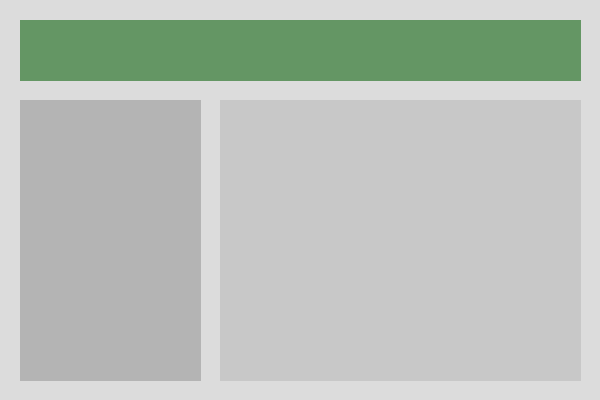
#> input picture examples/example1.png, 600 x 400 px
$ python -i unified_patcher.py   (imports and definitions only)
#> lines starting #> are read from the running program, lines starting #| are printed output that depends on the picture; after the words box and inside, x2 and y2 are one past the last pixel; in counts of white or black regions, pixels touching at a corner belong together
import cv2
import numpy as np
import gradio as gr
import json
import tempfile
import shutil
from pathlib import Path
from typing import List, Tuple, Dict, Any, TypedDict


class Box(TypedDict):
    x: int
    y: int
    width: int
    height: int


class BoxComponent(TypedDict):
    id: int
    type: str
    bbox: Box
    area: int


class SegResult(TypedDict):
    steps: Dict[str, np.ndarray]
    components: List[BoxComponent]
    total_components: int


# --- Unified Segmenter Class ---
class UnifiedSegmenter:
    def __init__(self):
        # Default parameters
        self.min_component_area = 500
        self.max_component_area = 1_000_000
        self.merge_threshold = 20
        self.group_x = 40
        self.group_y = 30
        self.table_aspect_ratio_threshold = 2.0
        self.blur_kernel = 3
        self.adaptive_block_size = 11
        self.adaptive_c = 2
        self.adaptive_method = "gaussian"  # 'mean' or 'gaussian'
        self.morph_op = "close"  # 'dilate', 'erode', 'open', 'close'
        self.morph_kernel = 3
        self.morph_iter = 2
        self.color_ranges = [
            ([40, 50, 50], [80, 255, 255]),  # green
            ([100, 50, 50], [130, 255, 255]),  # blue
            ([0, 0, 100], [180, 30, 200]),  # gray/white
        ]
        self.min_aspect_ratio = 0.2
        self.max_aspect_ratio = 30.0

    def preprocess(self, image: np.ndarray) -> Dict[str, np.ndarray]:
        steps = {}
        # CLAHE
        if len(image.shape) == 3:
            gray = cv2.cvtColor(image, cv2.COLOR_BGR2GRAY)
        else:
            gray = image.copy()
        clahe = cv2.createCLAHE(clipLimit=2.0, tileGridSize=(8, 8))
        enhanced = clahe.apply(gray)
        steps["clahe"] = enhanced.copy()
        # Blur
        if self.blur_kernel > 1:
            blurred = cv2.GaussianBlur(
                enhanced, (self.blur_kernel, self.blur_kernel), 0
            )
        else:
            blurred = enhanced.copy()
        steps["blurred"] = blurred.copy()
        # Adaptive Threshold
        block_size = self.adaptive_block_size
        if block_size % 2 == 0:
            block_size += 1
        if self.adaptive_method == "mean":
            thresh = cv2.adaptiveThreshold(
                blurred,
                255,
                cv2.ADAPTIVE_THRESH_MEAN_C,
                cv2.THRESH_BINARY_INV,
                block_size,
                self.adaptive_c,
            )
        else:
            thresh = cv2.adaptiveThreshold(
                blurred,
                255,
                cv2.ADAPTIVE_THRESH_GAUSSIAN_C,
                cv2.THRESH_BINARY_INV,
                block_size,
                self.adaptive_c,
            )
        steps["adaptive_thresh"] = thresh.copy()
        return steps

    def edge_and_morph(
        self, image: np.ndarray, thresh: np.ndarray
    ) -> Dict[str, np.ndarray]:
        steps = {}
        # Canny Edges
        edges = cv2.Canny(image, 50, 150, apertureSize=3)
        steps["canny"] = edges.copy()
        # Morphological Operation
        kernel = cv2.getStructuringElement(
            cv2.MORPH_RECT, (self.morph_kernel, self.morph_kernel)
        )
        op_map = {
            "dilate": cv2.dilate,
            "erode": cv2.erode,
            "open": lambda img, k, iterations=1: cv2.morphologyEx(
                img, cv2.MORPH_OPEN, k, iterations=iterations
            ),
            "close": lambda img, k, iterations=1: cv2.morphologyEx(
                img, cv2.MORPH_CLOSE, k, iterations=iterations
            ),
        }
        morph = op_map[self.morph_op](
            thresh, kernel, iterations=self.morph_iter)
        steps["morph"] = morph.copy()
        # Combine edges and morph
        combined = cv2.bitwise_or(morph, edges)
        steps["combined"] = combined.copy()

        edge_boxes = self.detect_edge_boxes(steps["combined"])
        edge_components = self.box2component(edge_boxes, steps["combined"])
        vis_box_edge = self.draw_segmentation(
            np.zeros_like(steps["combined"]), edge_components
        )

        steps["boxed_combined"] = vis_box_edge.copy()

        return steps

    def detect_color_regions(
        self, image: np.ndarray
    ) -> Tuple[Dict[str, np.ndarray], List[Tuple[int, int, int, int]]]:
        hsv = cv2.cvtColor(image, cv2.COLOR_BGR2HSV)
        mask_total = np.zeros(hsv.shape[:2], dtype=np.uint8)
        all_regions = []
        for lower, upper in self.color_ranges:
            lower, upper = np.array(lower, dtype=np.uint8), np.array(
                upper, dtype=np.uint8
            )
            mask = cv2.inRange(hsv, lower, upper)
            kernel = cv2.getStructuringElement(
                cv2.MORPH_RECT, (self.morph_kernel, self.morph_kernel)
            )
            mask = cv2.morphologyEx(
                mask, cv2.MORPH_CLOSE, kernel, iterations=self.morph_iter
            )
            mask = cv2.morphologyEx(
                mask, cv2.MORPH_OPEN, kernel, iterations=self.morph_iter
            )
            mask_total = cv2.bitwise_or(mask_total, mask)
            contours, _ = cv2.findContours(
                mask, cv2.RETR_EXTERNAL, cv2.CHAIN_APPROX_SIMPLE
            )
            for contour in contours:
                area = cv2.contourArea(contour)
                if area > self.min_component_area:
                    x, y, w, h = cv2.boundingRect(contour)
                    if w > 20 and h > 10:
                        all_regions.append((x, y, w, h))

        steps = {}
        color_components = self.box2component(all_regions, image)
        vis_box_color = self.draw_segmentation(
            np.zeros_like(image), color_components)

        steps["color_mask"] = mask_total
        steps["boxed_color"] = vis_box_color.copy()

        return steps, all_regions

    def detect_edge_boxes(self, im: np.ndarray) -> List[Tuple[int, int, int, int]]:
        contours, _ = cv2.findContours(
            im, cv2.RETR_EXTERNAL, cv2.CHAIN_APPROX_SIMPLE)
        edge_boxes = [
            cv2.boundingRect(c)
            for c in contours
            if cv2.contourArea(c) > self.min_component_area
        ]
        return edge_boxes

    def find_components(
        self,
        all_boxes: List[Tuple[int, int, int, int]],
        image_shape,
    ) -> List[Tuple[int, int, int, int]]:
        # Filter by area and aspect ratio
        filtered = []
        for x, y, w, h in all_boxes:
            area = w * h
            aspect = w / h if h > 0 else 0
            if (
                self.min_component_area <= area <= self.max_component_area
                and self.min_aspect_ratio <= aspect <= self.max_aspect_ratio
                and w > 10
                and h > 10
                and x >= 0
                and y >= 0
                and x + w <= image_shape[1]
                and y + h <= image_shape[0]
            ):
                filtered.append((x, y, w, h))
        return self.merge_boxes(filtered)

    def merge_boxes(
        self, boxes: List[Tuple[int, int, int, int]]
    ) -> List[Tuple[int, int, int, int]]:
        if not boxes:
            return []
        merged = [box for box in boxes]
        changed = True
        while changed:
            changed = False
            new_merged = []
            skip = set()
            for i, box1 in enumerate(merged):
                if i in skip:
                    continue
                x1, y1, w1, h1 = box1
                merged_this = False
                for j, box2 in enumerate(merged):
                    if i >= j or j in skip:
                        continue
                    x2, y2, w2, h2 = box2
                    # Single merge threshold
                    if (
                        abs(x1 - x2) < self.merge_threshold
                        and abs(y1 - y2) < self.merge_threshold
                    ) or (abs(x1 - x2) < self.group_x and abs(y1 - y2) < self.group_y):
                        nx1, ny1 = min(x1, x2), min(y1, y2)
                        nx2, ny2 = max(x1 + w1, x2 + w2), max(y1 + h1, y2 + h2)
                        new_merged.append((nx1, ny1, nx2 - nx1, ny2 - ny1))
                        skip.add(j)
                        merged_this = True
                        changed = True
                        break
                if not merged_this:
                    new_merged.append(box1)
            merged = new_merged
        return merged

    def classify_component(
        self, box: Tuple[int, int, int, int], image: np.ndarray
    ) -> str:
        x, y, w, h = box
        aspect = w / h if h > 0 else 0
        if aspect > self.table_aspect_ratio_threshold and h > 100:
            return "table"
        elif aspect > 3 and h < 50:
            return "toolbar"
        elif w > 200 and h > 150:
            return "form_panel"
        elif aspect < 0.5 and w < 100:
            return "sidebar"
        elif h < 100 and w > 100:
            return "input_group"
        else:
            return "component"

    def segment(self, image: np.ndarray) -> SegResult:
        steps = {}
        steps_pre = self.preprocess(image)
        steps.update(steps_pre)
        steps_edge = self.edge_and_morph(
            steps_pre["clahe"], steps_pre["adaptive_thresh"]
        )
        steps.update(steps_edge)
        steps_color, color_boxes = self.detect_color_regions(image)
        steps.update(steps_color)

        edge_boxes = self.detect_edge_boxes(steps_edge["combined"])
        all_boxes = edge_boxes + color_boxes
        boxes = self.find_components(all_boxes, image.shape)

        components = self.box2component(boxes, image)
        components.sort(
            key=lambda c: (-c["area"], c["bbox"]["y"], c["bbox"]["x"]))

        return {
            "steps": steps,
            "components": components,
            "total_components": len(components),
        }

    def box2component(
        self, boxes: List[Tuple[int, int, int, int]], image: np.ndarray
    ) -> List[BoxComponent]:
        # Compose metadata
        components: List[BoxComponent] = []
        for i, box in enumerate(boxes):
            x, y, w, h = box
            comp_type = self.classify_component(box, image)
            components.append(
                {
                    "id": i,
                    "type": comp_type,
                    "bbox": {
                        "x": int(x),
                        "y": int(y),
                        "width": int(w),
                        "height": int(h),
                    },
                    "area": int(w * h),
                }
            )
        return components

    def draw_segmentation(
        self, image: np.ndarray, components: List[BoxComponent]
    ) -> np.ndarray:
        vis = image.copy()
        is_gray = len(vis.shape) == 2
        type_colors = {
            "table": (0, 255, 0),
            "toolbar": (0, 125, 125),
            "form_panel": (0, 0, 255),
            "sidebar": (255, 255, 0),
            "input_group": (255, 0, 255),
            "component": (0, 255, 255),
        }
        for comp in components:
            bbox = comp["bbox"]
            x, y, w, h = bbox["x"], bbox["y"], bbox["width"], bbox["height"]
            if is_gray:
                color = 255
            else:
                color = type_colors.get(comp["type"], (128, 128, 128))
            cv2.rectangle(vis, (x, y), (x + w, y + h), color, 2)
            label = f"{comp['id']}: {comp['type']}"
            label_size, _ = cv2.getTextSize(
                label, cv2.FONT_HERSHEY_SIMPLEX, 0.6, 2)
            label_y = y - 10 if y - 10 > 10 else y + 20
            cv2.rectangle(
                vis,
                (x, label_y - label_size[1] - 5),
                (x + label_size[0] + 5, label_y + 5),
                color,
                -1,
            )
            cv2.putText(
                vis,
                label,
                (x + 2, label_y),
                cv2.FONT_HERSHEY_SIMPLEX,
                0.6,
                (0, 0, 0),
                2,
            )
        return vis


# --- Gradio UI ---
segmenter = UnifiedSegmenter()
temp_dirs_to_cleanup = set()


# [123 lines left out: function process_and_update, not called in this run]


def cleanup_temp_dirs():
    for d in list(temp_dirs_to_cleanup):
        shutil.rmtree(d, ignore_errors=True)


css = """
#horizontal_gallery > .grid-container {
    flex-wrap: nowrap;
    overflow-x: auto;
}

#param-col {
  max-height: 400px;
  overflow-y: auto;
}
"""

# [311 lines not run here, left out]

>>> import cv2
>>> picture = cv2.imread('examples/example1.png')
#> picture is the input picture: shape (400, 600, 3); mean B, G, R 186, 193.1, 186
>>> result = UnifiedSegmenter().segment(picture)
#> in preprocess, `thresh = cv2.adaptiveThreshold( blurred, 255, cv2.ADAPTIVE_THRESH_GAUS..`:
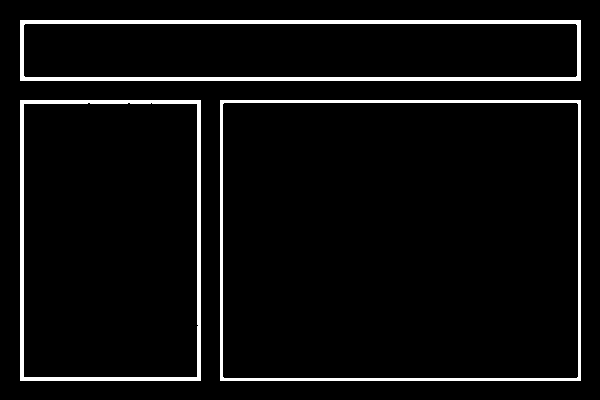
#> thresh: shape (400, 600); 5.2% white; 3 white regions, box (x1, y1, x2, y2) and area: (20, 20, 581, 81) 4916, (220, 100, 581, 381) 3820, (20, 100, 201, 381) 3626
#> in segment, `steps_pre = self.preprocess(image)`: steps_pre = 3 items
#> in edge_and_morph, `combined = cv2.bitwise_or(morph, edges)`:
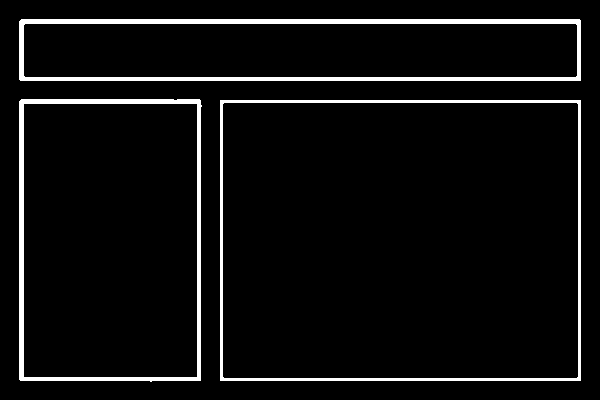
#> combined: shape (400, 600); 5.6% white; 3 white regions
#> in detect_edge_boxes, `contours, _ = cv2.findContours( im, cv2.RETR_EXTERNAL, cv2.CHAIN_APPRO..`: contours = 3 contours; box (x1, y1, x2, y2) and area: (220, 100, 581, 381) 100800, (19, 99, 202, 382) 50859, (19, 19, 581, 81) 34218
#> in detect_edge_boxes, `edge_boxes = [ cv2.boundingRect(c) for c in contours if cv2.contourAre..`: edge_boxes = [(220, 100, 361, 281), (19, 99, 183, 283), (19, 19, 562, 62)]
#> the loop in box2component, `for i, box in enumerate(boxes):` made 3 passes
#> (aspect in classify_component, comp_type) on passes 1 to 3: (1.28, 'form_panel'), (0.647, 'component'), (9.06, 'input_group')
#> after the loop in box2component, `for i, box in enumerate(boxes):`: components = 3 items
#> the loop in draw_segmentation, `for comp in components:` made 3 passes
#> (x, y, w, h, label, label_size, label_y) on passes 1 to 3: (220, 100, 361, 281, '0: form_panel', (135, 14), 90), (19, 99, 183, 283, '1: component', (133, 14), 89), (19, 19, 562, 62, '2: input_group', (140, 14), 39)
#> after the loop in draw_segmentation, `for comp in components:`:
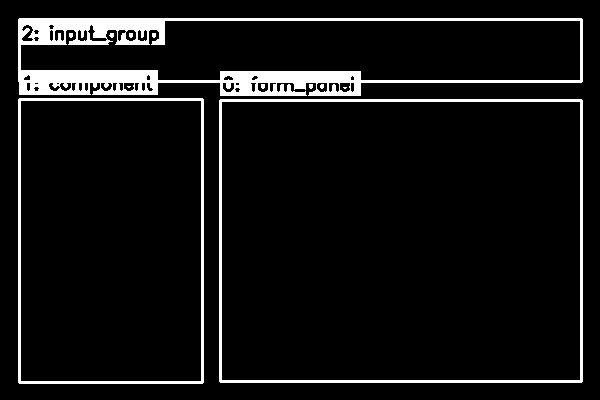
#> vis: shape (400, 600); 7.5% white; 12 white regions (9 under 20 px), largest, box (x1, y1, x2, y2) and area: (18, 18, 583, 96) 11106, (219, 99, 583, 383) 3848, (18, 98, 204, 384) 2792
#> in segment, `steps_edge = self.edge_and_morph( steps_pre["clahe"], steps_pre["adapt..`: steps_edge = 4 items
#> the loop in detect_color_regions, `for lower, upper in self.color_ranges:` made 3 passes
#> contours on pass 1: [[[20, 20], [20, 80], [580, 80], [580, 20]]]
#> pass 1, in detect_color_regions, `mask = cv2.inRange(hsv, lower, upper)`:
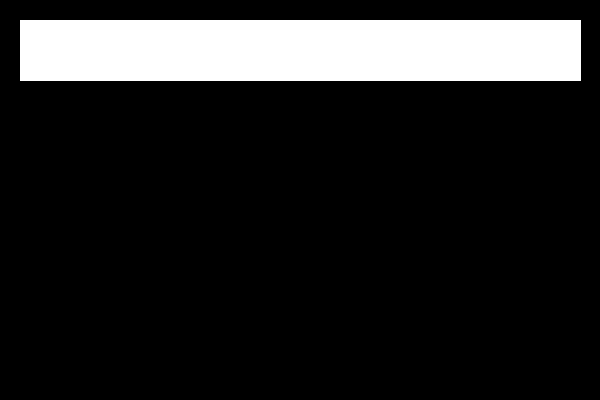
#> mask: shape (400, 600); 14.3% white; 1 white region, box (x1, y1, x2, y2) and area: (20, 20, 581, 81) 34221
#> pass 3, in detect_color_regions, `mask = cv2.inRange(hsv, lower, upper)`:
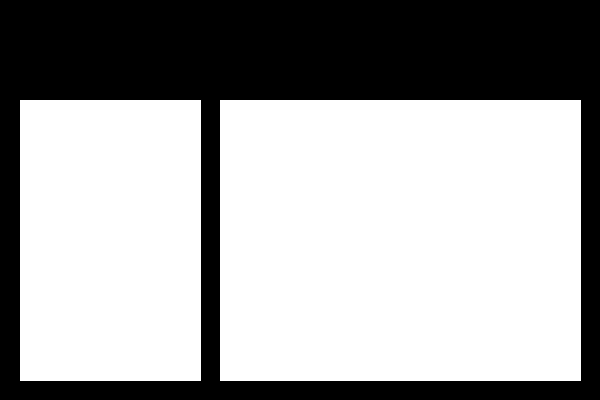
#> mask: shape (400, 600); 63.5% white; 1 black region, box (x1, y1, x2, y2) and area: (0, 0, 600, 400) 87698
#> pass 3, in detect_color_regions, `mask_total = cv2.bitwise_or(mask_total, mask)`:
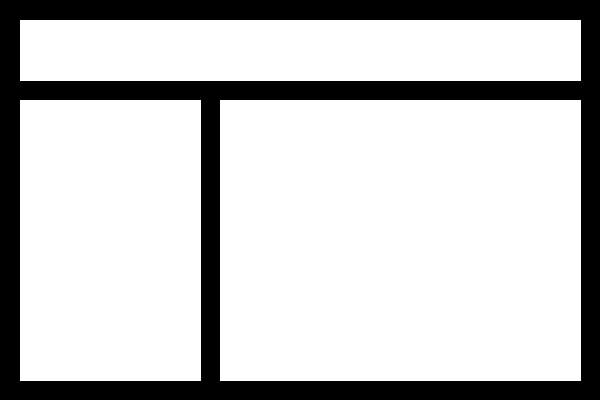
#> mask_total: shape (400, 600); 77.7% white; 1 black region, box (x1, y1, x2, y2) and area: (0, 0, 600, 400) 53477
#> after the loop in detect_color_regions, `for lower, upper in self.color_ranges:`: all_regions = [(20, 20, 561, 61), (220, 100, 361, 281), (20, 100, 181, 281)]
#> the loop in box2component (call 2), `for i, box in enumerate(boxes):` made 3 passes
#> (aspect in classify_component, comp_type) on passes 1 to 3: (9.2, 'input_group'), (1.28, 'form_panel'), (0.644, 'component')
#> in detect_color_regions, `color_components = self.box2component(all_regions, image)`: color_components = 3 items
#> the loop in draw_segmentation (call 2), `for comp in components:` made 3 passes
#> (x, y, w, h, color, label, label_size, label_y) on passes 1 to 3: (20, 20, 561, 61, (255, 0, 255), '0: input_group', (140, 14), 40), (220, 100, 361, 281, (0, 0, 255), '1: form_panel', (135, 14), 90), (20, 100, 181, 281, (0, 255, 255), '2: component', (133, 14), 90)
#> after the loop in draw_segmentation (call 2), `for comp in components:`:
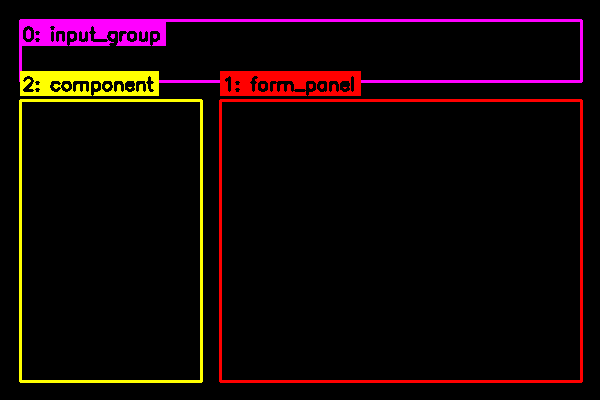
#> vis: shape (400, 600, 3); mean of channels 0, 1, 2 5.8, 5.7, 18.5; drawn as B, G, R
#> in segment, `steps_color, color_boxes = self.detect_color_regions(image)`: steps_color = 2 items; color_boxes has the same summary as all_regions in detect_color_regions
#> in segment, `all_boxes = edge_boxes + color_boxes`: all_boxes = [(220, 100, 361, 281), (19, 99, 183, 283), (19, 19, 562, 62), (20, 20, 561, 61), (220, 100, 361, 281), (20, 100, 181, 281)]
#> the loop in find_components, `for x, y, w, h in all_boxes:` made 6 passes
#> (x, y, w, h, area, aspect) on passes 1 to 6: (220, 100, 361, 281, 101441, 1.28), (19, 99, 183, 283, 51789, 0.647), (19, 19, 562, 62, 34844, 9.06), (20, 20, 561, 61, 34221, 9.2), (220, 100, 361, 281, 101441, 1.28), (20, 100, 181, 281, 50861, 0.644)
#> after the loop in find_components, `for x, y, w, h in all_boxes:`: filtered has the same summary as all_boxes in segment
#> in merge_boxes, `merged = [box for box in boxes]`: merged has the same summary as all_boxes in segment
#> in segment, `boxes = self.find_components(all_boxes, image.shape)`: boxes has the same summary as edge_boxes in detect_edge_boxes
#> in segment, `components = self.box2component(boxes, image)`: components = 3 items
#> result = 3 items
